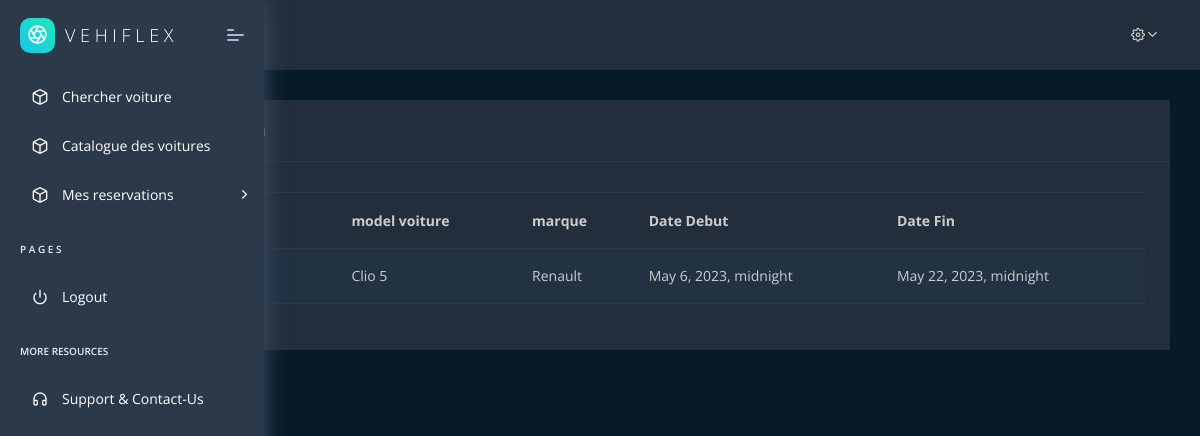
/mesReservations (signed in), run on the app's committed database.
### lcvoitures/models.py (models this page shows, shortened)
class reservation(models.Model):
    user = models.ForeignKey(User, on_delete=models.CASCADE, related_name='user')
    voiture = models.ForeignKey(voiture, on_delete=models.CASCADE, related_name='voiture')
    dateDebut = models.DateTimeField()
    dateFin = models.DateTimeField()
    remaqrques = models.CharField(max_length=200)
    etat = models.CharField(max_length=20,default="En cours")
    ditance_parcourut = models.FloatField(max_length=2,default=0)

class voiture(models.Model):
    immatriculation = models.CharField(max_length=10, primary_key=True)
    model = models.CharField(max_length=10)
    couleur = models.CharField(max_length=10)
    type_voiture = models.ForeignKey(type_voiture, on_delete=models.CASCADE)
    marque = models.ForeignKey(marque, on_delete=models.CASCADE)
    dispo = models.BooleanField(default=True)
    prix_journalier = models.FloatField()
    description = models.CharField(max_length=200)
    type_carburant=models.CharField(max_length=10,default="Gasoil")
    etat_carburant=models.FloatField(default=0)

class marque(models.Model):
    marque = models.CharField(max_length=20)
    def __str__(self):
        return self.marque

### lcvoitures/views.py (the view)
# urls.py: path('mesReservations',mesReservations,name="mesRes"),
def mesReservations(request):
    reservations =reservation.objects.filter(user_id=request.user.id ).select_related('user','voiture')
    if reservations is not None:
        return render(request,'reservation/reservationsFiltred.html',{"reservations": reservations })
    else:
        return render(request,'voitures/index.html')

### apps/context_processors.py (called while the page is built)
def cfg_assets_root(request):
    return { 'ASSETS_ROOT' : settings.ASSETS_ROOT }

### apps/templates/reservation/reservationsFiltred.html (shortened to what this page needs)
{% extends "layouts/base.html" %}
{% block content %}
<div class="pcoded-main-container">
    <div class="pcoded-wrapper">
        <div class="pcoded-content">
            <div class="pcoded-inner-content">
                <div class="main-body">
                    <div class="page-wrapper">
                        <div class="row">
        <div class="col-xl-12">
                        <div class="card">
                            <div class="card-header">
                                <h5>Mes Reservation</h5>
                            </div>
                            <div class="card-block table-border-style">
                                <div class="table-responsive">
                                    <table class="table table-striped">
                                        <thead>
                                            <tr>
                                                <th>immatriculation</th>
                                                <th>model voiture</th>
                                                <th>marque</th>
                                                <th>Date Debut</th>
                                                <th>Date Fin</th>
                                            </tr>
                                        </thead>
                                        <tbody>
                                        {% for res in reservations  %}
                                            <tr>
                                                <td>{{res.voiture_id}}</td>
                                                <td>{{res.voiture.model}}</td>
                                                <td>{{res.voiture.marque}}</td>
                                                <td>{{res.dateDebut}}</td>
                                                <td>{{res.dateFin}}</td>
                                            </tr>
                                         {%endfor%}
                                        </tbody>
                                    </table>
                                </div>
                            </div>
                        </div>
                    </div>
                </div>
                </div>
            </div>
        </div>
    </div>
</div>
</div>
{% endblock content %}

### apps/static/assets/css/dark.css (style rules this page uses)
body.dark { background-color: #082032; color: white !important; }
body.dark h1, body.dark h2, body.dark h3, body.dark h4, body.dark h5, body.dark h6 { color: white !important; }
body.dark .card .card-block, body.dark .card .card-body, body.dark .card { background-color: #2C394B; color: white !important; }
body.dark .card .card-header { background-color: #2C394B; border-bottom: 1px solid #334756; }
body.dark .table thead th { border-top: 1px solid #334756; }
body.dark .table td, body.dark .table th { border-bottom: 1px solid #334756; }

### data on the page
reservation: voiture.model "Clio 5", voiture.marque "Renault", dateDebut "May 6, 2023, midnight", dateFin "May 22, 2023, midnight"
